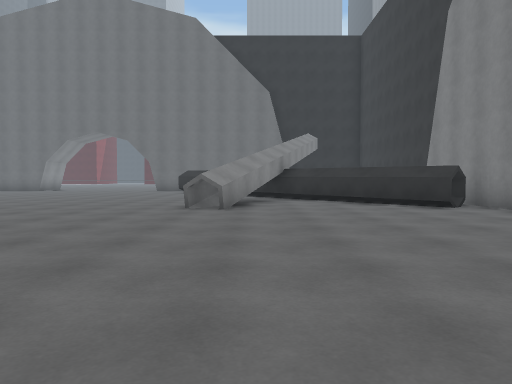
View 1 (above)

24 first-person views from a walk through a 3-D level made in the Unity game engine. The camera is 1.2 m above the floor, tilts 2° down and sees 70° across. The floor is counted in squares, 2 m on a side. Each view is taken from the middle of a square. On the plan, view 1 faces up. The plan holds only what a view shows up to about 10 squares ahead; the rest is blank. The place goes on beyond the plan. The player character is not drawn. Surface patterns are stand-ins for the level's own textures.

View 2
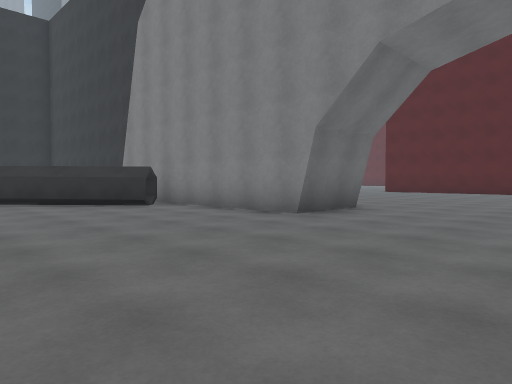

View 3
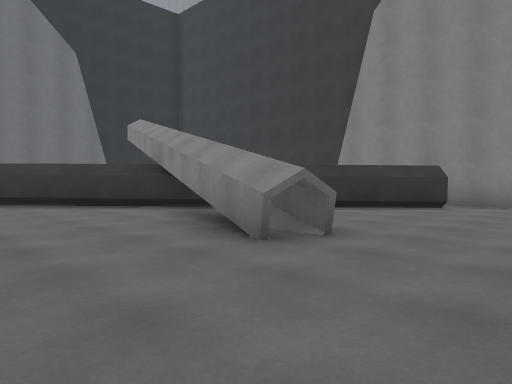

View 4
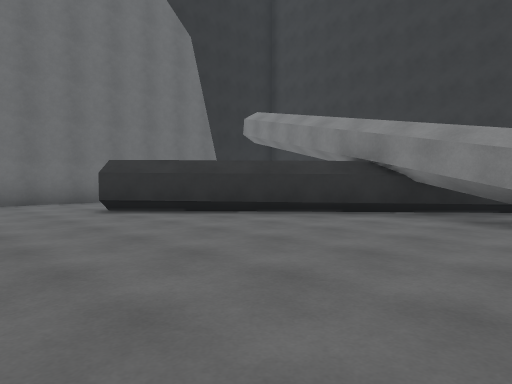

View 5
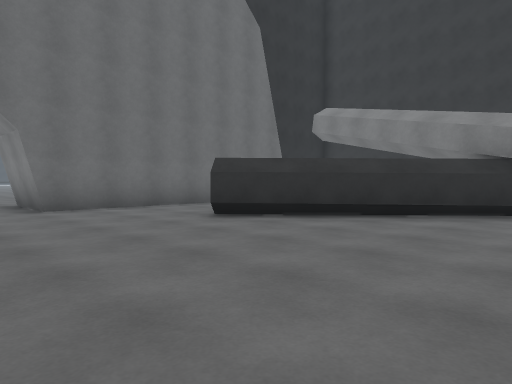

View 6
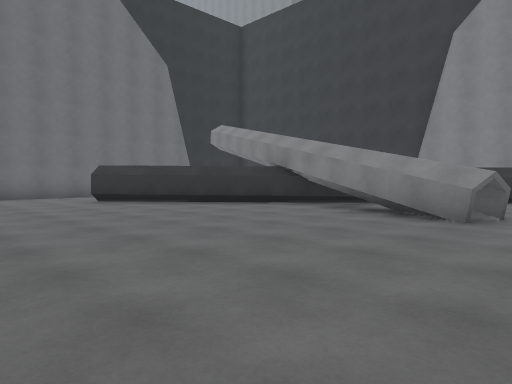

View 7
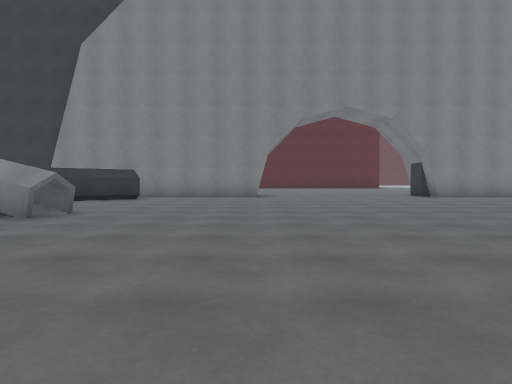

View 8
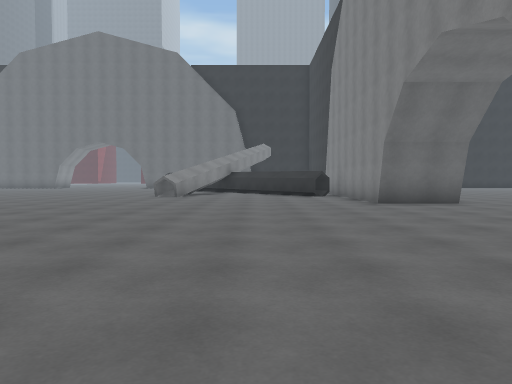

View 9
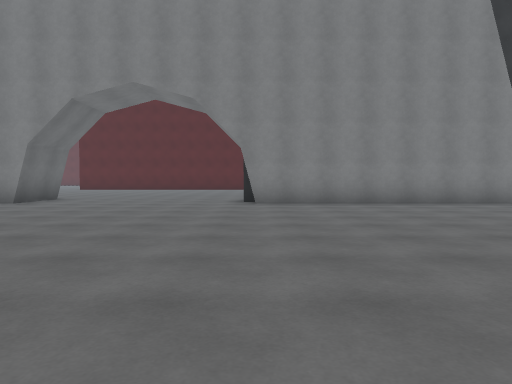

View 10
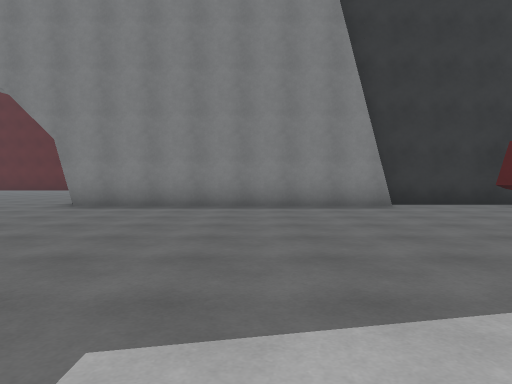

View 11
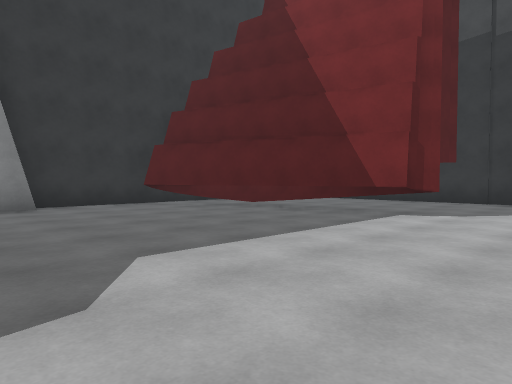

View 12
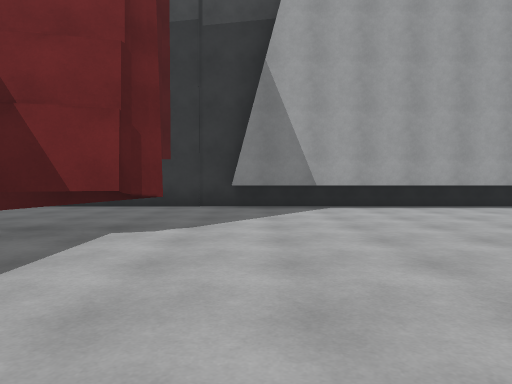

View 13
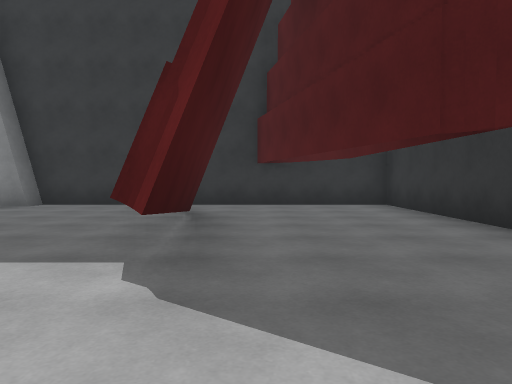

View 14
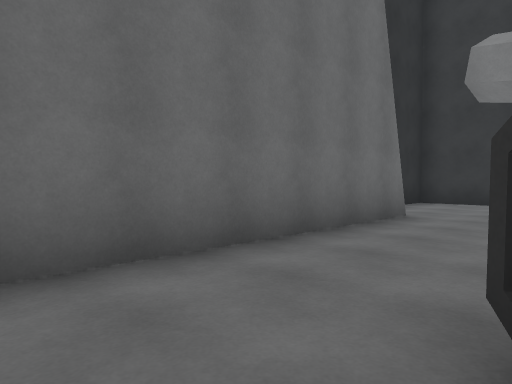

View 15
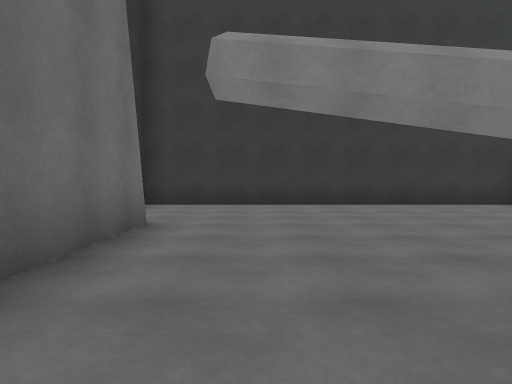

View 16
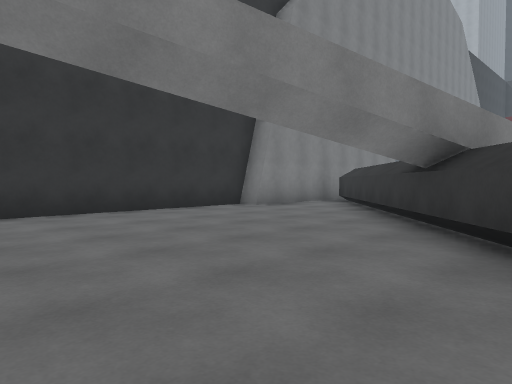

View 17
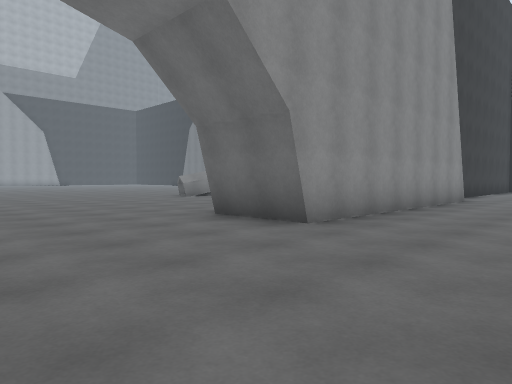

View 18
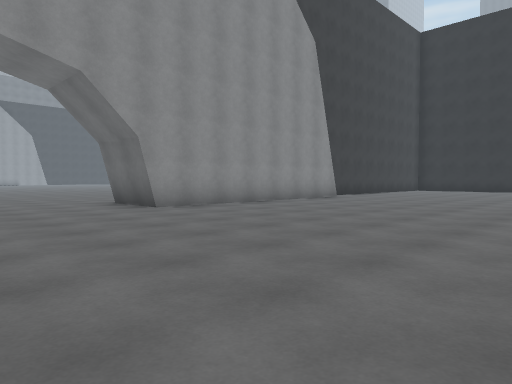

View 19
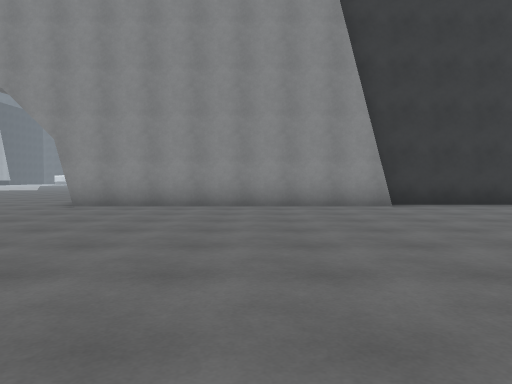

View 20
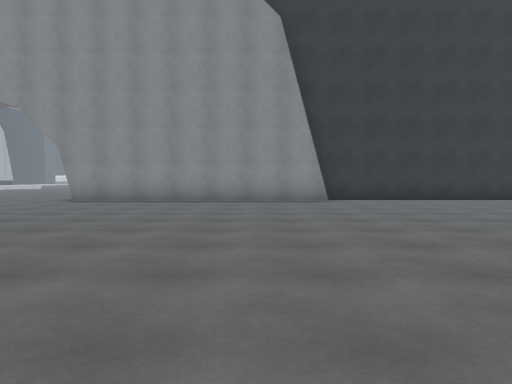

View 21
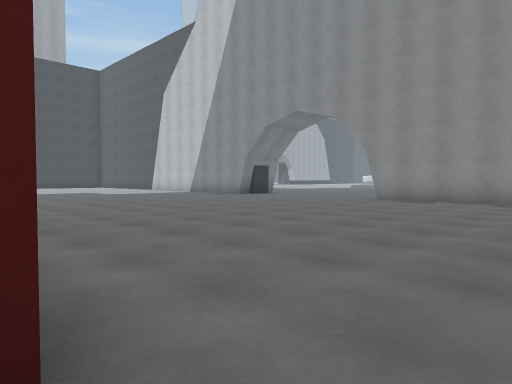

View 22
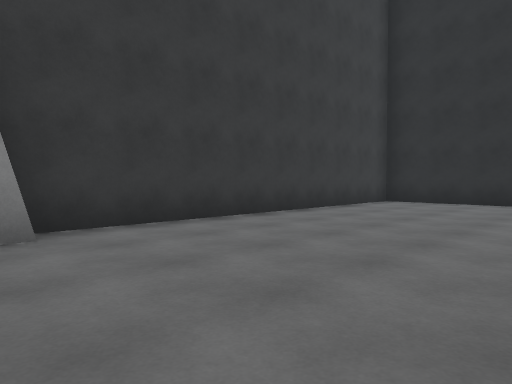

View 23
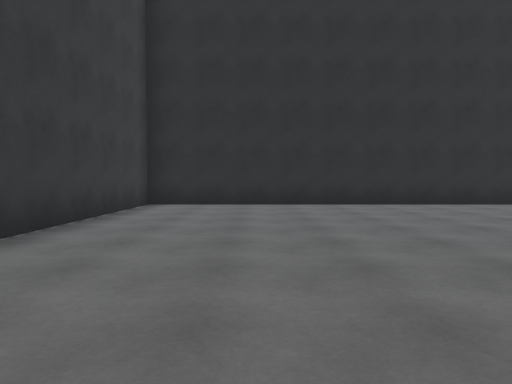

View 24
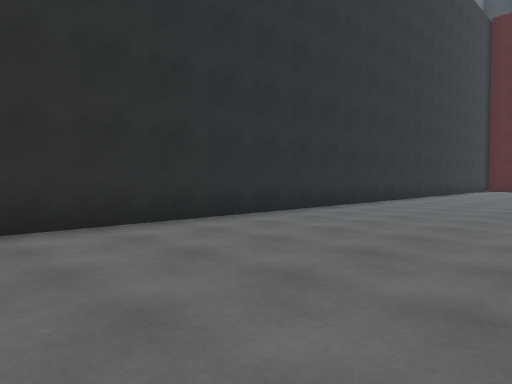

### Floor plan
Key: @ floor where view 1 was taken; # wall or solid block; . floor; ^ raised ledge; T thing the floor can be seen under or through.
Columns run from 7 left of view 1 to 21 right of it. Each row starts with its distance up from view 1.
 20   #         #################
 19  .########...#...............
 18  ............#...............
 17  ............#...............
 16  ...#........#.............
 15  ...##.......#........
 14 .....^#......#.....
 13 ......^#.....#......
 12 .......##....#.......
 11 .......###..###........
 10 .......#.#^.###.........
  9 ......##..#^###..........
  8 ......#....####.........#
  7 ............###.........
  6 ............###.........
  5  ...........###.........
  4 ............###.........
  3  .......................
  2   .....................
  1     ...................
  0      ..@...............
 -1     ...........     ..
 -2    .........##
 -3     ........#
 -4      .......#
 -5      .......#
 -6     ........#
 -7     ........#
 -8     ........#
 -9     ........##
-10     .........#
-11    ..........#
-12    .......TTT#
-13   .....TTTT..#
-14  ............#
-15  ............#
-16 .............#
-17 ##############

Where each view was taken, in squares from view 1:
view 1: 0 up, 0 right, facing up
view 2: 0 up, 0 right, facing up-right
view 3: 5 up, 4 left, facing up-right
view 4: 9 up, 6 left, facing up-right
view 5: 11 up, 7 left, facing up-right
view 6: 6 up, 7 left, facing up-right
view 7: 4 up, 7 left, facing right
view 8: 5 down, 2 right, facing up
view 9: 2 down, 4 left, facing right
view 10: 6 down, 3 left, facing right
view 11: 7 down, 3 left, facing down-right
view 12: 9 down, 2 left, facing down
view 13: 14 down, 3 left, facing right
view 14: 16 up, 4 left, facing up-right
view 15: 17 up, 3 left, facing right
view 16: 17 up, 1 left, facing down-right
view 17: 0 up, 10 right, facing up-left
view 18: 0 up, 14 right, facing up-left
view 19: 8 up, 15 right, facing left
view 20: 9 up, 17 right, facing left
view 21: 9 up, 17 right, facing down-left
view 22: 10 up, 11 right, facing up-left
view 23: 11 up, 9 right, facing up
view 24: 15 up, 11 right, facing up-right
